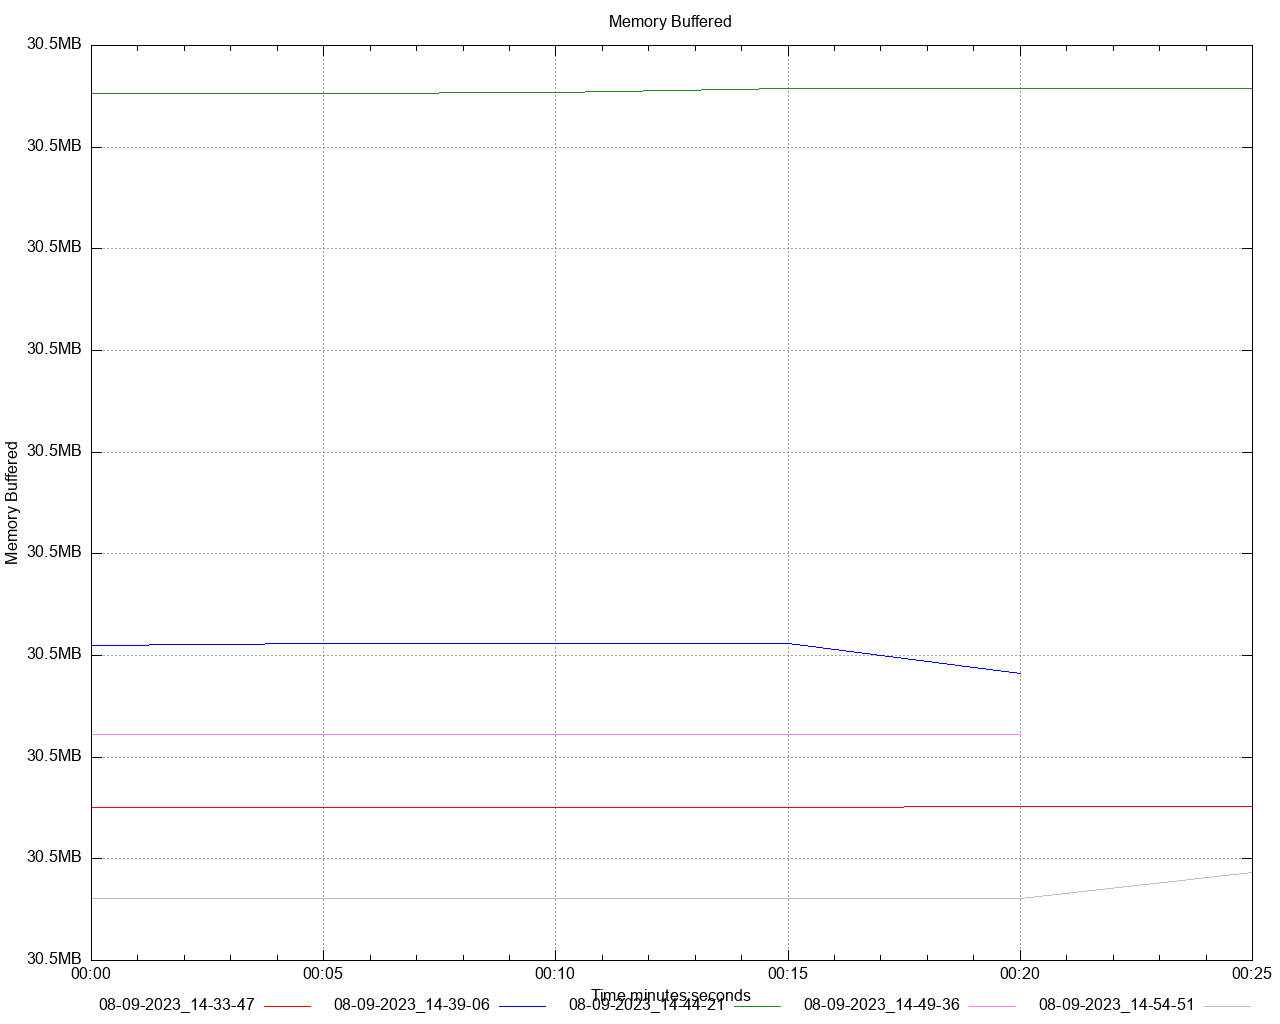

This figure's gnuplot source:
set title 'Memory Buffered' noenhanced
set style data lines
set datafile separator ","
set terminal png size 1280,1024
set grid
set key below
set xdata time
set timefmt "%s"
offset = 0
t0(x)=(offset=($0==0) ? x : offset, x - offset)
set xlabel 'Time minutes:seconds'
set ylabel 'Memory Buffered'
set format y '%.1s%cB'
set output '/Users/gbarnett/git/hazelcast-simulator/atomiclong-3node-member/atomicreference/dstat/memory_buffered_A6.png'
plot \
   '/Users/gbarnett/git/hazelcast-simulator/atomiclong-3node-member/atomicreference/data/memory_buffered_A6_1.data' using (t0(timecolumn(1))):2 title "08-09-2023_14-33-47" noenhanced lt rgb "red", \
   '/Users/gbarnett/git/hazelcast-simulator/atomiclong-3node-member/atomicreference/data/memory_buffered_A6_2.data' using (t0(timecolumn(1))):2 title "08-09-2023_14-39-06" noenhanced lt rgb "blue", \
   '/Users/gbarnett/git/hazelcast-simulator/atomiclong-3node-member/atomicreference/data/memory_buffered_A6_3.data' using (t0(timecolumn(1))):2 title "08-09-2023_14-44-21" noenhanced lt rgb "forest-green", \
   '/Users/gbarnett/git/hazelcast-simulator/atomiclong-3node-member/atomicreference/data/memory_buffered_A6_4.data' using (t0(timecolumn(1))):2 title "08-09-2023_14-49-36" noenhanced lt rgb "orchid", \
   '/Users/gbarnett/git/hazelcast-simulator/atomiclong-3node-member/atomicreference/data/memory_buffered_A6_5.data' using (t0(timecolumn(1))):2 title "08-09-2023_14-54-51" noenhanced lt rgb "grey", \
